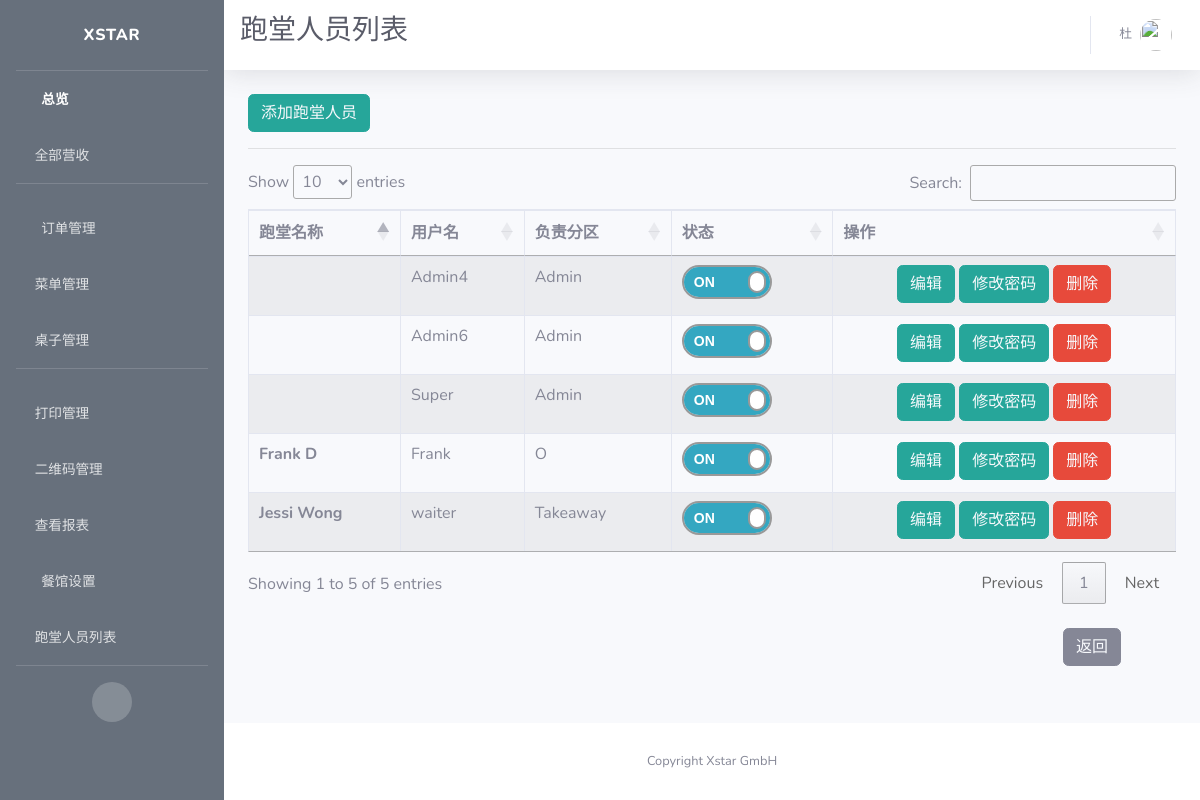
The app's page /admin/users/manage (signed in), older data.
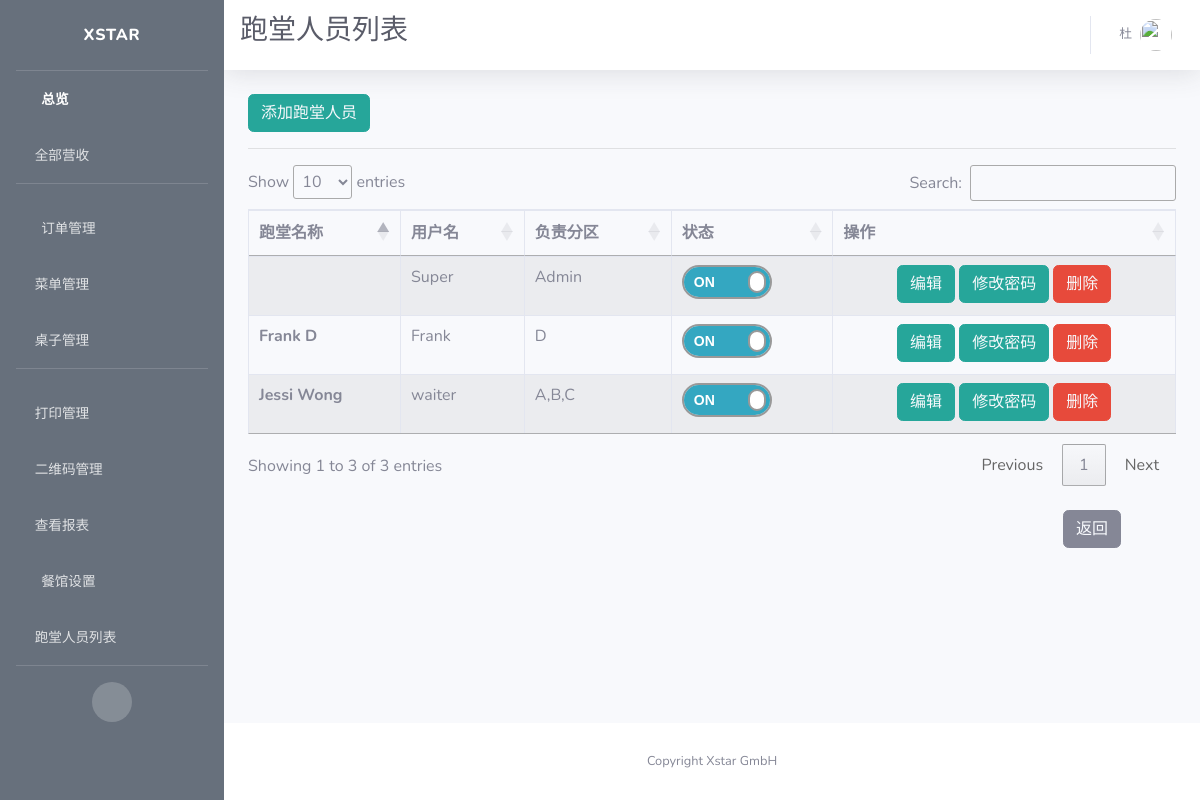
The same page, newer data.
### app/models.py (models this page shows, shortened)
class User(UserMixin, db.Model):
    id = db.Column(db.Integer, primary_key=True)
    username = db.Column(db.String(64), index=True, unique=True, nullable=False)
    alias = db.Column(db.String(64))
    email = db.Column(db.String(120), unique=True)
    password_hash = db.Column(db.String(128))
    permissions = db.Column(db.Integer)
    container = db.Column(db.String(300))

### app/routes.py (the view)
@app.route('/admin/users/manage')
@login_required
def users_manage():
    referrer = request.headers.get('Referer')
    if current_user.permissions < 2:
        return render_template('auth_error.html', referrer=referrer)
    users = User.query.filter(User.id != current_user.id,
                              User.permissions <= current_user.permissions).all()
    user2container = {user.id: ",".join(json.loads(user.container).get('section'))
                      for user in users if json.loads(user.container)}
    user_in_use = {user.id: json.loads(user.container).get('inUse') for user in users}
    context = dict(users=users,
                   user2container=user2container,
                   user_in_use=user_in_use,
                   referrer=request.headers.get('Referer'),
                   title=u'跑堂人员列表',
                   company_name=company_info.get('company_name'))
    return render_template('users_manage.html', **context)

### app/models.py (called while the page is built)
@login.user_loader
def load_user(id):
    return User.query.get(int(id))

### app/templates/users_manage.html (shortened to what this page needs)
{% extends 'base.html' %}
{% block css %}
<link rel="stylesheet" type="text/css" href="https://cdn.datatables.net/1.10.19/css/jquery.dataTables.css">
<link rel="stylesheet" type="text/css" href="https://cdnjs.cloudflare.com/ajax/libs/twitter-bootstrap/4.1.3/css/bootstrap.css">
<link rel="stylesheet" type="text/css" href="https://cdn.datatables.net/1.10.19/css/dataTables.bootstrap4.min.css">
<link rel="stylesheet" href={{ url_for('static', filename='css/table_switch.css') }}>
{% endblock %}
{% block title %}
<h1 class="h3 mb-2 text-gray-800">{{title}}</h1>
{% endblock %}
{% block content %}
<button type="button" class="btn btn-info" style="border-color:#26a69a; background-color:#26a69a;">
  <a href={{ url_for('add_user') }} style="color: rgb(247, 249, 252)">
    添加跑堂人员
  </a>
</button>
<hr>
<div class="row">
    <div class="col-sm-12">
      <table id="example" class="table table-striped table-bordered">
      <thead>
        <tr>
          <th scope="col">跑堂名称</th>
          <th scope="col">用户名</th>
          <th scope="col">负责分区</th>
          <th scope="col">状态</th>
          <th scope="col">操作</th>
        </tr>
      </thead>
      <tbody>
        {% for user in users %}
        <tr>
          <th scope="row">{{user.alias}}</th>
          <td>{{user.username}}</td>
          {% if user2container.get(user.id) %}
          <td>{{ user2container.get(user.id) }}</td>
          {% else %}
          <td></td>
          {% endif %}
          <td>
            <div class="onoffswitch">
              <label class="onoffswitch-label" for={{user.id}}>
                  <span class="onoffswitch-switch"></span>
              </label>
            </div>
          </td>
          <td style="text-align:center">
            <span>
              <button type="button" class="btn btn-info" style="border-color:#26a69a; background-color:#26a69a;">
                <a style="color: rgb(247, 249, 252)" href={{ url_for('edit_user', user_id=user.id) }}>
                  编辑
                </a>
              </button>
            </span>
            <span>
              <button type="button" class="btn btn-info" style="border-color:#26a69a; background-color:#26a69a;">
                <a style="color: rgb(247, 249, 252)" href={{ url_for('update_password', user_id=user.id) }}>
                  修改密码
                </a>
              </button>
            </span>
            <span>
              <button type="button" class="btn btn-danger"><a style="color: rgb(247, 249, 252)" href={{ url_for('delete_user', user_id=user.id) }}>删除</a></button>
            </span>
          </td>
        </tr>
        {% endfor %}
      </tbody>
    </table>
    </div>
</div>
<br>
<button type="button" class="btn btn-secondary" id="back">
  <a style="color: rgb(247, 249, 252)" href={{ referrer }}>
    返回
</button>
{% endblock %}

Row changes from the older to the newer data that the page shows:
removed User: username "Admin4", get "Admin"
removed User: username "Admin6", get "Admin"
changed User "Jessi Wong": get "Takeaway" → "A,B,C"
changed User "Frank D": get "O" → "D"
Text that changed along with them:
text written by a page script: "Show entries Search: Showing 1 to 5 of 5 entries Previous 1 Next" → "Show entries Search: Showing 1 to 3 of 3 entries Previous 1 Next"
